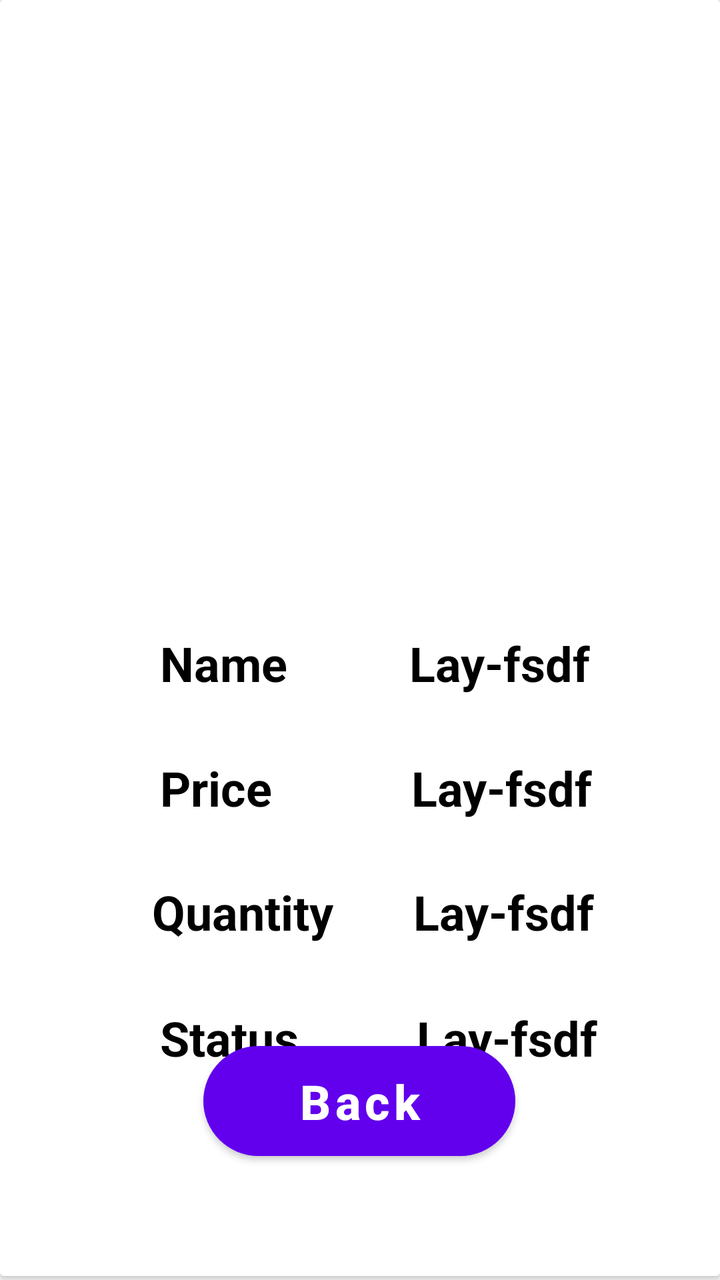
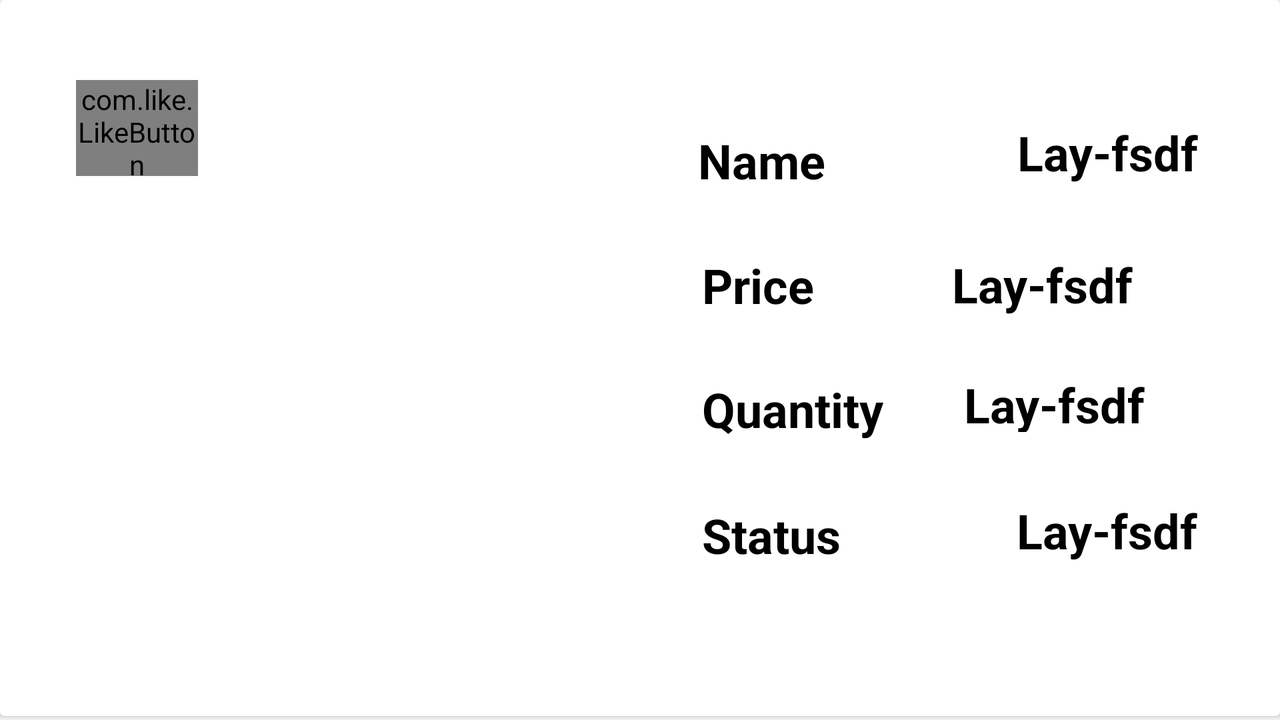

First picture: res/layout/ on a phone held upright. Second picture: the repository's own variant of that layout, on a device whose configuration matches the variant's folder. Source for both follows.
<!-- AndroidManifest.xml: application theme AppTheme -->
<!-- res/layout/activity_product_dialog2.xml -->
<?xml version="1.0" encoding="utf-8"?>
<LinearLayout xmlns:android="http://schemas.android.com/apk/res/android"
    xmlns:app="http://schemas.android.com/apk/res-auto"
    xmlns:tools="http://schemas.android.com/tools"
    android:layout_width="match_parent"
    android:layout_height="match_parent"
    android:layout_gravity="center_horizontal"
    android:orientation="vertical">


    <androidx.cardview.widget.CardView
        android:layout_width="match_parent"
        android:layout_height="match_parent"
        android:layout_marginBottom="2dp"
        android:background="@drawable/ic_launcher_foreground">

        <androidx.constraintlayout.widget.ConstraintLayout
            android:layout_width="match_parent"
            android:layout_height="match_parent">

            <ImageView
                android:id="@+id/dialog_image1"
                android:layout_width="258dp"
                android:layout_height="215dp"
                android:layout_marginStart="57dp"
                android:layout_marginLeft="57dp"
                android:layout_marginEnd="57dp"
                android:layout_marginRight="57dp"
                app:layout_constraintBottom_toBottomOf="parent"
                app:layout_constraintEnd_toEndOf="parent"
                app:layout_constraintHorizontal_bias="0.487"
                app:layout_constraintStart_toStartOf="parent"
                app:layout_constraintTop_toTopOf="parent"
                app:layout_constraintVertical_bias="0.124" />

            <TextView
                android:id="@+id/dialog_quantity1"
                android:layout_width="wrap_content"
                android:layout_height="wrap_content"
                android:layout_marginStart="40dp"
                android:layout_marginEnd="90dp"
                android:text="Lay-fsdf"
                android:textColor="@color/black"
                android:textSize="24sp"
                android:textStyle="bold"
                app:layout_constraintBaseline_toBaselineOf="@+id/t"
                app:layout_constraintEnd_toEndOf="parent"
                app:layout_constraintHorizontal_bias="0.0"
                app:layout_constraintStart_toEndOf="@+id/t" />

            <TextView
                android:id="@+id/dialog_price1"
                android:layout_width="wrap_content"
                android:layout_height="wrap_content"
                android:layout_marginStart="70dp"
                android:layout_marginEnd="80dp"
                android:text="Lay-fsdf"
                android:textColor="@color/black"
                android:textSize="24sp"
                android:textStyle="bold"
                app:layout_constraintBaseline_toBaselineOf="@+id/t2"
                app:layout_constraintEnd_toEndOf="parent"
                app:layout_constraintHorizontal_bias="0.028"
                app:layout_constraintStart_toEndOf="@+id/t2" />

            <TextView
                android:id="@+id/dialog_status1"
                android:layout_width="wrap_content"
                android:layout_height="wrap_content"
                android:layout_marginStart="59dp"
                android:layout_marginEnd="75dp"
                android:text="Lay-fsdf"
                android:textColor="@color/black"
                android:textSize="24sp"
                android:textStyle="bold"
                app:layout_constraintBaseline_toBaselineOf="@+id/t3"
                app:layout_constraintEnd_toEndOf="parent"
                app:layout_constraintHorizontal_bias="0.0"
                app:layout_constraintStart_toEndOf="@+id/t3" />

            <TextView
                android:id="@+id/dialog_name1"
                android:layout_width="wrap_content"
                android:layout_height="wrap_content"
                android:layout_marginStart="62dp"
                android:layout_marginEnd="82dp"
                android:text="Lay-fsdf"
                android:textColor="@color/black"
                android:textSize="24sp"
                android:textStyle="bold"
                app:layout_constraintBaseline_toBaselineOf="@+id/t1"
                app:layout_constraintEnd_toEndOf="parent"
                app:layout_constraintHorizontal_bias="0.058"
                app:layout_constraintStart_toEndOf="@+id/t1" />

            <TextView
                android:id="@+id/t1"
                android:layout_width="wrap_content"
                android:layout_height="wrap_content"
                android:layout_marginStart="80dp"
                android:layout_marginTop="48dp"
                android:text="Name"
                android:textColor="@color/black"
                android:textSize="24sp"
                android:textStyle="bold"
                app:layout_constraintStart_toStartOf="parent"
                app:layout_constraintTop_toBottomOf="@+id/dialog_image1" />

            <TextView
                android:id="@+id/t"
                android:layout_width="wrap_content"
                android:layout_height="33dp"
                android:layout_marginStart="76dp"
                android:layout_marginTop="30dp"
                android:text="Quantity"
                android:textColor="@color/black"
                android:textSize="24sp"
                android:textStyle="bold"
                app:layout_constraintStart_toStartOf="parent"
                app:layout_constraintTop_toBottomOf="@+id/t2" />

            <TextView
                android:id="@+id/t3"
                android:layout_width="wrap_content"
                android:layout_height="wrap_content"
                android:layout_marginStart="80dp"
                android:layout_marginTop="30dp"
                android:text="Status"
                android:textColor="@color/black"
                android:textSize="24sp"
                android:textStyle="bold"
                app:layout_constraintStart_toStartOf="parent"
                app:layout_constraintTop_toBottomOf="@+id/t" />

            <TextView
                android:id="@+id/t2"
                android:layout_width="wrap_content"
                android:layout_height="32dp"
                android:layout_marginStart="80dp"
                android:layout_marginTop="30dp"
                android:text="Price"
                android:textColor="@color/black"
                android:textSize="24sp"
                android:textStyle="bold"
                app:layout_constraintStart_toStartOf="parent"
                app:layout_constraintTop_toBottomOf="@+id/t1" />

            <Button
                android:id="@+id/cancel"
                android:layout_width="156dp"
                android:layout_height="55dp"
                android:layout_marginStart="130dp"
                android:layout_marginEnd="131dp"
                android:layout_marginBottom="60dp"
                android:background="@drawable/green"
                android:gravity="center"
                android:text="Back"
                android:textAllCaps="false"
                android:textSize="24sp"
                android:textStyle="bold"
                app:layout_constraintBottom_toBottomOf="parent"
                app:layout_constraintEnd_toEndOf="parent"
                app:layout_constraintStart_toStartOf="parent"
                app:layout_constraintTop_toBottomOf="@+id/dialog_image1"
                app:layout_constraintVertical_bias="1.0" />

            <com.like.LikeButton
                android:id="@+id/star_button"
                android:layout_width="61dp"
                android:layout_height="48dp"
                android:layout_marginStart="38dp"
                android:layout_marginLeft="38dp"
                android:layout_marginTop="40dp"
                android:layout_marginEnd="312dp"
                android:layout_marginRight="312dp"
                android:layout_marginBottom="17dp"
                app:icon_size="25dp"
                app:icon_type="star"
                app:layout_constraintBottom_toTopOf="@+id/dialog_image1"
                app:layout_constraintEnd_toEndOf="parent"
                app:layout_constraintHorizontal_bias="0.0"
                app:layout_constraintStart_toStartOf="parent"
                app:layout_constraintTop_toTopOf="parent"
                app:layout_constraintVertical_bias="0.0" />


        </androidx.constraintlayout.widget.ConstraintLayout>

    </androidx.cardview.widget.CardView>

</LinearLayout>
<!-- resources referenced by this layout -->
<resources>
  <color name="black">#FF000000</color>
  <!-- drawable green (drawable) -->
  <?xml version="1.0" encoding="utf-8"?>
  <shape xmlns:android="http://schemas.android.com/apk/res/android"
    android:shape="rectangle">
  
      <corners android:radius="50dp"/>
      <solid android:color="@color/green"/>
  
  </shape>
  <!-- drawable ic_launcher_foreground (drawable) -->
  <vector xmlns:android="http://schemas.android.com/apk/res/android"
      android:width="108dp"
      android:height="108dp"
      android:viewportWidth="108"
      android:viewportHeight="108"
      android:tint="#000000">
    <group android:scaleX="2.61"
        android:scaleY="2.61"
        android:translateX="22.68"
        android:translateY="22.68">
      <path
          android:fillColor="@android:color/white"
          android:pathData="M20,3H9v2.4l1.81,1.45C10.93,6.94 11,7.09 11,7.24v4.26c0,0.28 -0.22,0.5 -0.5,0.5h-4C6.22,12 6,11.78 6,11.5V7.24c0,-0.15 0.07,-0.3 0.19,-0.39L8,5.4V3H4v10c0,2.21 1.79,4 4,4h6c2.21,0 4,-1.79 4,-4v-3h2c1.11,0 2,-0.9 2,-2V5C22,3.89 21.11,3 20,3zM20,8h-2V5h2V8z"/>
      <path
          android:fillColor="@android:color/white"
          android:pathData="M4,19h16v2h-16z"/>
    </group>
  </vector>
  <style name="AppTheme" parent="Theme.MaterialComponents.Light.NoActionBar" />
  <color name="green">#38c96d</color>
</resources>
<!-- res/layout-land/activity_product_dialog2.xml (the repository's variant of the layout above) -->
<!-- drawn on the phone turned sideways -->
<?xml version="1.0" encoding="utf-8"?>
<LinearLayout xmlns:android="http://schemas.android.com/apk/res/android"
    xmlns:app="http://schemas.android.com/apk/res-auto"
    xmlns:tools="http://schemas.android.com/tools"
    android:layout_width="match_parent"
    android:layout_height="match_parent"
    android:layout_gravity="center_horizontal"
    android:background="@drawable/ic_launcher_foreground"
    android:orientation="vertical">


    <androidx.cardview.widget.CardView
        android:layout_width="match_parent"
        android:layout_height="match_parent"
        android:layout_marginBottom="2dp"
        android:background="@drawable/ic_launcher_foreground">

        <androidx.constraintlayout.widget.ConstraintLayout
            android:layout_width="match_parent"
            android:layout_height="match_parent">

            <ImageView
                android:id="@+id/dialog_image1"
                android:layout_width="258dp"
                android:layout_height="215dp"
                android:layout_marginStart="57dp"
                android:layout_marginEnd="57dp"
                app:layout_constraintBottom_toBottomOf="parent"
                app:layout_constraintEnd_toEndOf="parent"
                app:layout_constraintHorizontal_bias="0.022"
                app:layout_constraintStart_toStartOf="parent"
                app:layout_constraintTop_toTopOf="parent" />

            <TextView
                android:id="@+id/dialog_quantity1"
                android:layout_width="wrap_content"
                android:layout_height="30dp"
                android:layout_marginStart="37dp"
                android:layout_marginTop="28dp"
                android:layout_marginEnd="40dp"
                android:text="Lay-fsdf"
                android:textColor="@color/black"
                android:textSize="24sp"
                android:textStyle="bold"
                app:layout_constraintEnd_toEndOf="parent"
                app:layout_constraintHorizontal_bias="0.113"
                app:layout_constraintStart_toEndOf="@+id/t"
                app:layout_constraintTop_toBottomOf="@+id/dialog_price1" />

            <TextView
                android:id="@+id/dialog_price1"
                android:layout_width="wrap_content"
                android:layout_height="32dp"
                android:layout_marginStart="70dp"
                android:layout_marginTop="30dp"
                android:layout_marginEnd="80dp"
                android:layout_marginBottom="32dp"
                android:text="Lay-fsdf"
                android:textColor="@color/black"
                android:textSize="24sp"
                android:textStyle="bold"
                app:layout_constraintBottom_toTopOf="@+id/dialog_quantity1"
                app:layout_constraintEnd_toEndOf="parent"
                app:layout_constraintHorizontal_bias="0.142"
                app:layout_constraintStart_toEndOf="@+id/t2"
                app:layout_constraintTop_toBottomOf="@+id/dialog_name1" />

            <TextView
                android:id="@+id/dialog_name1"
                android:layout_width="wrap_content"
                android:layout_height="36dp"
                android:layout_marginStart="96dp"
                android:layout_marginTop="60dp"
                android:text="Lay-fsdf"
                android:textColor="@color/black"
                android:textSize="24sp"
                android:textStyle="bold"
                app:layout_constraintStart_toEndOf="@+id/t1"
                app:layout_constraintTop_toTopOf="parent" />

            <TextView
                android:id="@+id/dialog_status1"
                android:layout_width="92dp"
                android:layout_height="31dp"
                android:layout_marginStart="88dp"
                android:layout_marginTop="33dp"
                android:text="Lay-fsdf"
                android:textColor="@color/black"
                android:textSize="24sp"
                android:textStyle="bold"
                app:layout_constraintStart_toEndOf="@+id/t4"
                app:layout_constraintTop_toBottomOf="@+id/dialog_quantity1" />

            <TextView
                android:id="@+id/t1"
                android:layout_width="wrap_content"
                android:layout_height="wrap_content"
                android:layout_marginStart="28dp"
                android:layout_marginTop="64dp"
                android:text="Name"
                android:textColor="@color/black"
                android:textSize="24sp"
                android:textStyle="bold"
                app:layout_constraintStart_toEndOf="@+id/dialog_image1"
                app:layout_constraintTop_toTopOf="parent" />

            <TextView
                android:id="@+id/t"
                android:layout_width="0dp"
                android:layout_height="33dp"
                android:layout_marginStart="30dp"
                android:layout_marginTop="30dp"
                android:text="Quantity"
                android:textColor="@color/black"
                android:textSize="24sp"
                android:textStyle="bold"
                app:layout_constraintStart_toEndOf="@+id/dialog_image1"
                app:layout_constraintTop_toBottomOf="@+id/t2" />

            <TextView
                android:id="@+id/t4"
                android:layout_width="0dp"
                android:layout_height="33dp"
                android:layout_marginStart="30dp"
                android:layout_marginTop="30dp"
                android:text="Status"
                android:textColor="@color/black"
                android:textSize="24sp"
                android:textStyle="bold"
                app:layout_constraintStart_toEndOf="@+id/dialog_image1"
                app:layout_constraintTop_toBottomOf="@+id/t" />

            <TextView
                android:id="@+id/t2"
                android:layout_width="wrap_content"
                android:layout_height="32dp"
                android:layout_marginStart="30dp"
                android:layout_marginTop="30dp"
                android:text="Price"
                android:textColor="@color/black"
                android:textSize="24sp"
                android:textStyle="bold"
                app:layout_constraintStart_toEndOf="@+id/dialog_image1"
                app:layout_constraintTop_toBottomOf="@+id/t1" />

            <Button
                android:id="@+id/cancel"
                android:layout_width="101dp"
                android:layout_height="40dp"
                android:layout_marginStart="677dp"
                android:layout_marginEnd="36dp"
                android:background="@drawable/green"
                android:gravity="center"
                android:text="Back"
                android:textAllCaps="false"
                android:textSize="12sp"
                android:textStyle="bold"
                app:layout_constraintBottom_toBottomOf="parent"
                app:layout_constraintEnd_toEndOf="parent"
                app:layout_constraintHorizontal_bias="1.0"
                app:layout_constraintStart_toStartOf="parent"
                app:layout_constraintTop_toTopOf="parent"
                app:layout_constraintVertical_bias="0.956" />

            <com.like.LikeButton
                android:id="@+id/star_button"
                android:layout_width="61dp"
                android:layout_height="48dp"
                android:layout_marginStart="38dp"
                android:layout_marginLeft="38dp"
                android:layout_marginTop="40dp"
                android:layout_marginEnd="312dp"
                android:layout_marginRight="312dp"
                android:layout_marginBottom="17dp"
                app:icon_size="25dp"
                app:icon_type="star"
                app:layout_constraintBottom_toTopOf="@+id/dialog_image1"
                app:layout_constraintEnd_toEndOf="parent"
                app:layout_constraintHorizontal_bias="0.0"
                app:layout_constraintStart_toStartOf="parent"
                app:layout_constraintTop_toTopOf="parent"
                app:layout_constraintVertical_bias="0.0" />


        </androidx.constraintlayout.widget.ConstraintLayout>

    </androidx.cardview.widget.CardView>

</LinearLayout>
